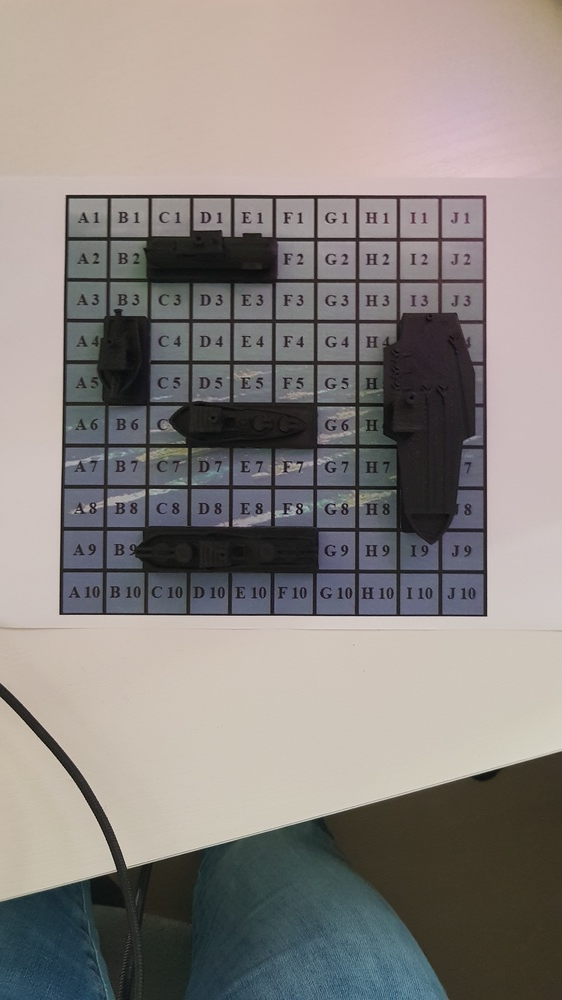
#> input picture field_detection/boot1.jpg, 562 x 1000 px, shrunk from 1440 x 2560 before the run
$ python -i editor.py   (imports and definitions only)
#> lines starting #> are read from the running program, lines starting #| are printed output that depends on the picture; after the words box and inside, x2 and y2 are one past the last pixel; in counts of white or black regions, pixels touching at a corner belong together
#> further down, picture is the input picture: shape (1000, 562, 3); mean B, G, R 128.4, 131.9, 138.2
import cv2

## IMAGE EDITOR ##

def EditImage(image):

    oldImage = image

    #Make Image Gray
    gray = cv2.cvtColor(image, cv2.COLOR_BGR2GRAY)
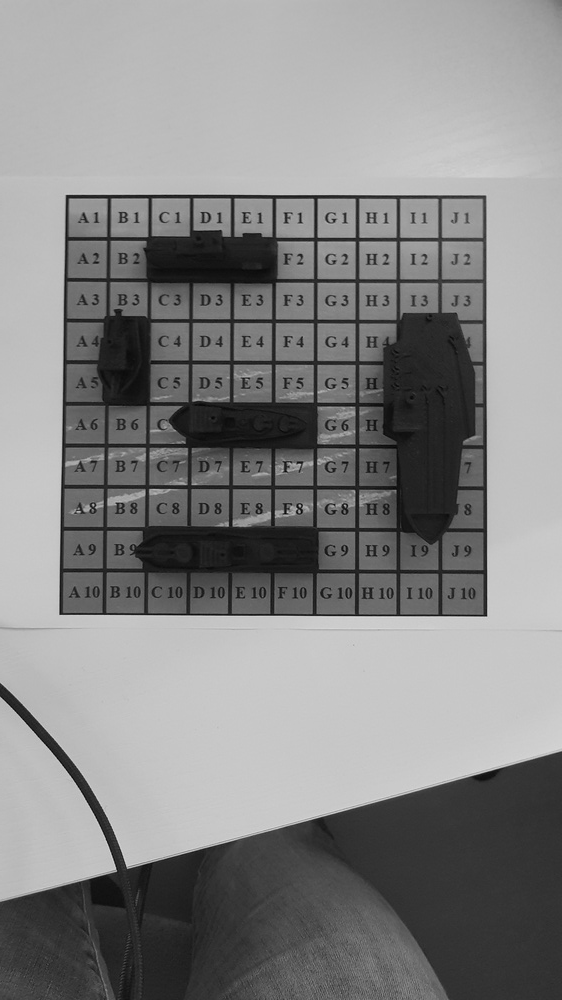
#> gray: shape (1000, 562); min 1, max 216, mean 133.4

    #Canny Edge Detection
    image = cv2.Canny(gray, 30, 200)
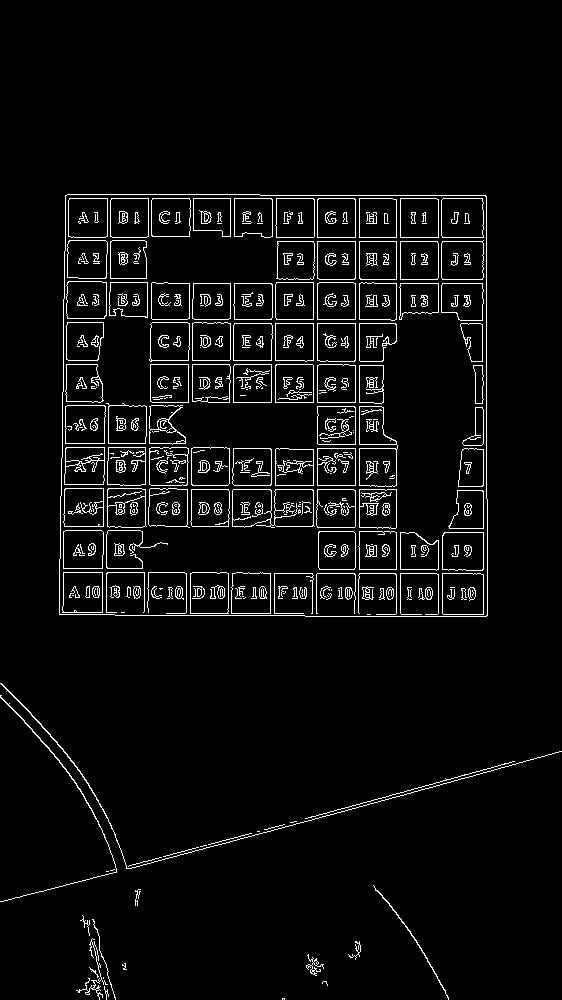
#> image: shape (1000, 562); 4.5% white in thin lines or dots, all inside (x1, y1, x2, y2) = (0, 194, 562, 1000)

    #Invert Image
    image = (255-image)

    #Threshold
    ret, thresh = cv2.threshold(image, 1, 255, cv2.THRESH_OTSU)
#> ret = 0

    countoursImage = thresh

    #Find Contours
    contours, heirarchy = cv2.findContours(countoursImage, cv2.RETR_TREE, cv2.CHAIN_APPROX_NONE)
#> contours = 2543 contours, 2107 with area under 20; largest, box (x1, y1, x2, y2) and area: (0, 0, 562, 1000) 559712, (316, 197, 357, 239) 1635, (316, 447, 357, 487) 1558, (358, 240, 398, 281) 1556, (318, 199, 355, 237) 1331

    cv2.drawContours(countoursImage, contours, -1, (0,255,0), 2)
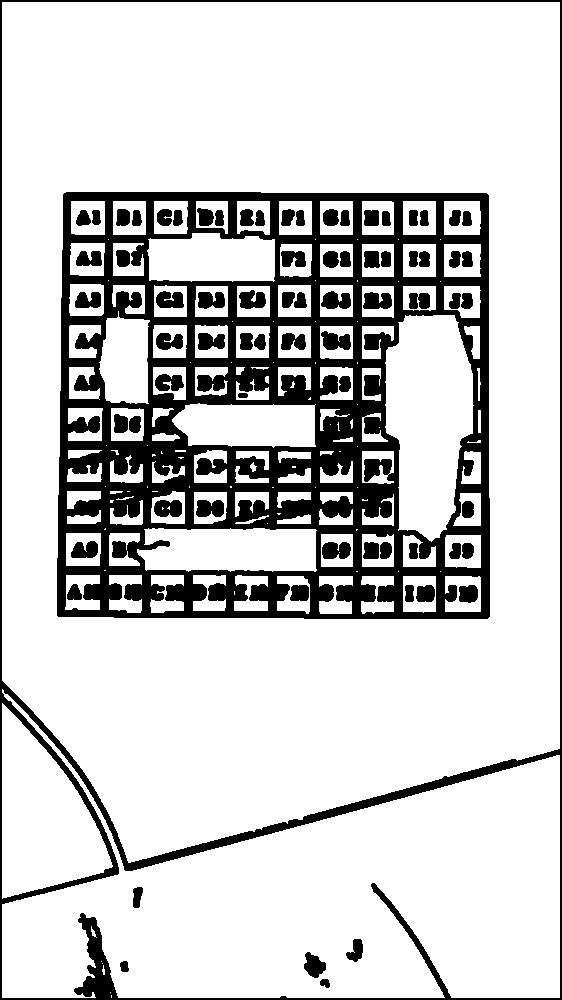
#> countoursImage: shape (1000, 562); 80.2% white; 75 black regions, largest, box (x1, y1, x2, y2) and area: (57, 192, 490, 619) 79622, (0, 0, 562, 1000) 15291, (321, 331, 351, 350) 411

    #Return Images
    return [{
        'name': 'old',
        'image': oldImage
    },
    {
        'name': 'new',
        'image': image,
    },
    {
        'name': 'contours',
        'image': countoursImage,
    }]

>>> import cv2
>>> picture = cv2.imread('field_detection/boot1.jpg')
>>> result = EditImage(picture)
#> result = 3 items

$ run again, on field_detection/boot2.jpg
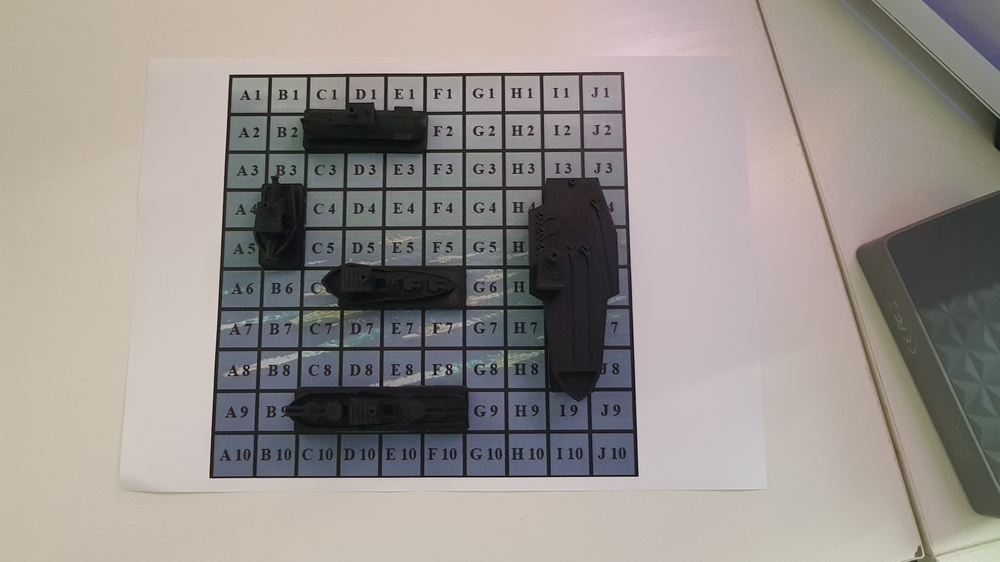
#> input picture field_detection/boot2.jpg, 1000 x 562 px, shrunk from 2560 x 1440 before the run
#> picture is the input picture: shape (562, 1000, 3); mean B, G, R 140.9, 145, 151.4
#> in EditImage, `image = cv2.Canny(gray, 30, 200)`:
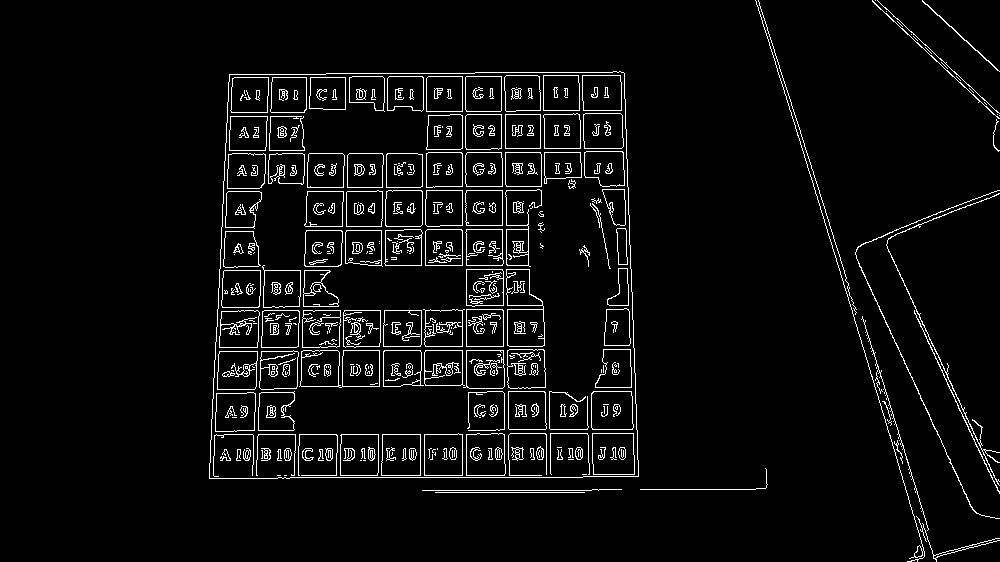
#> image: shape (562, 1000); 4.7% white in thin lines or dots, all inside (x1, y1, x2, y2) = (209, 0, 1000, 562)
#> ret = 0
#> contours = 3049 contours, 2512 with area under 20; largest, box (x1, y1, x2, y2) and area: (0, 0, 1000, 562) 559976, (465, 308, 505, 348) 1518, (504, 113, 542, 150) 1330, (467, 310, 503, 346) 1224, (506, 115, 540, 148) 1056
#> in EditImage, `cv2.drawContours(countoursImage, contours, -1, (0,255,0), 2)`:
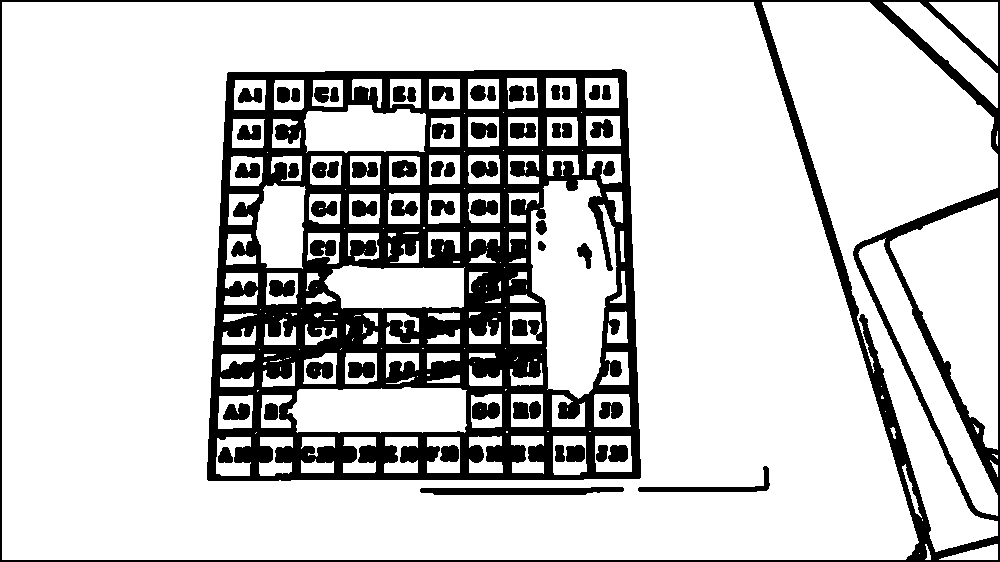
#> countoursImage: shape (562, 1000); 79.5% white; 62 black regions, largest, box (x1, y1, x2, y2) and area: (207, 69, 641, 481) 78348, (0, 0, 1000, 562) 20849, (420, 487, 624, 495) 1327
#> result = 3 items

$ run again, on field_detection/boot3.jpg
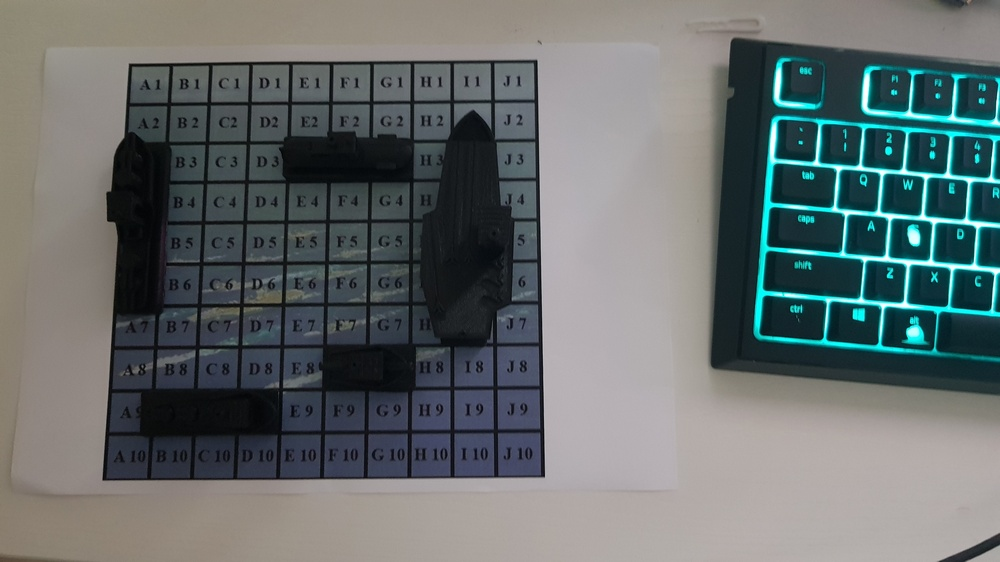
#> input picture field_detection/boot3.jpg, 1000 x 562 px, shrunk from 2560 x 1440 before the run
#> picture is the input picture: shape (562, 1000, 3); mean B, G, R 109.5, 109.6, 102.1
#> in EditImage, `image = cv2.Canny(gray, 30, 200)`:
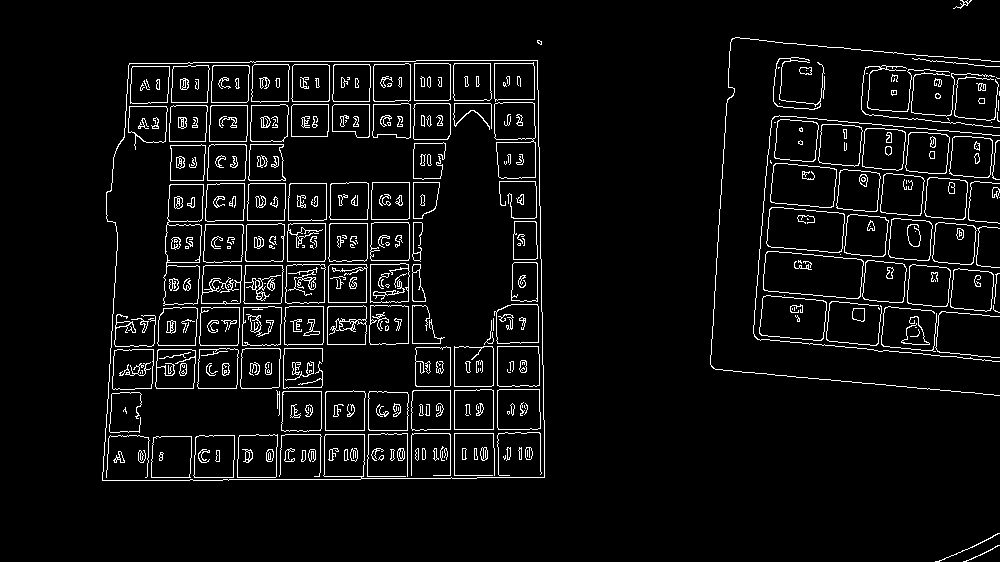
#> image: shape (562, 1000); 5.4% white in thin lines or dots, all inside (x1, y1, x2, y2) = (102, 0, 1000, 562)
#> ret = 0
#> contours = 2916 contours, 1928 with area under 20; largest, box (x1, y1, x2, y2) and area: (0, 0, 1000, 562) 560002, (255, 60, 417, 63) 320, (415, 59, 539, 91) 302, (323, 464, 452, 480) 282, (453, 389, 495, 431) 278
#> in EditImage, `cv2.drawContours(countoursImage, contours, -1, (0,255,0), 2)`:
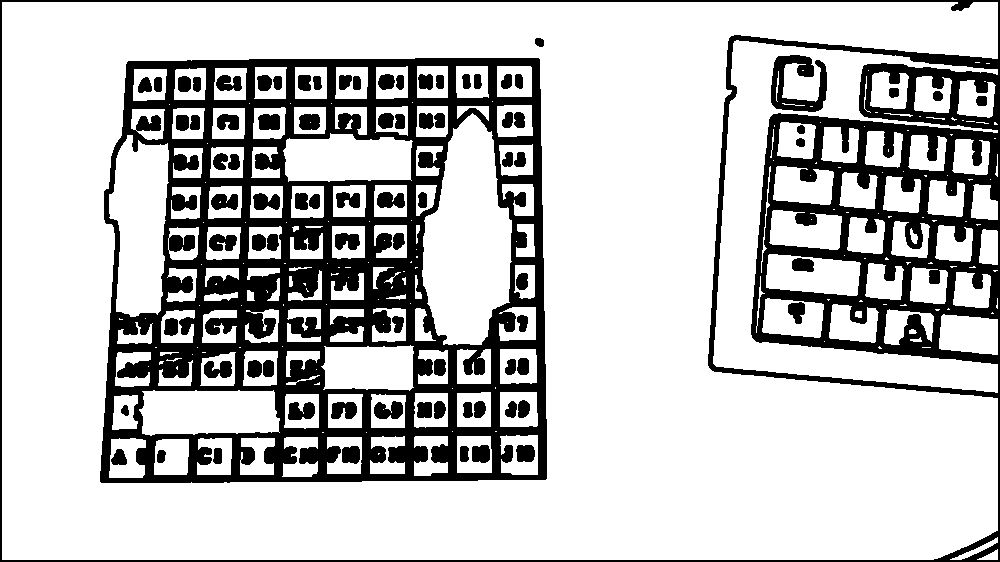
#> countoursImage: shape (562, 1000); 76% white; 84 black regions, largest, box (x1, y1, x2, y2) and area: (100, 58, 547, 483) 77009, (0, 0, 1000, 562) 40898, (771, 55, 827, 112) 1640
#> result = 3 items

$ run again, on field_detection/boot4.jpg
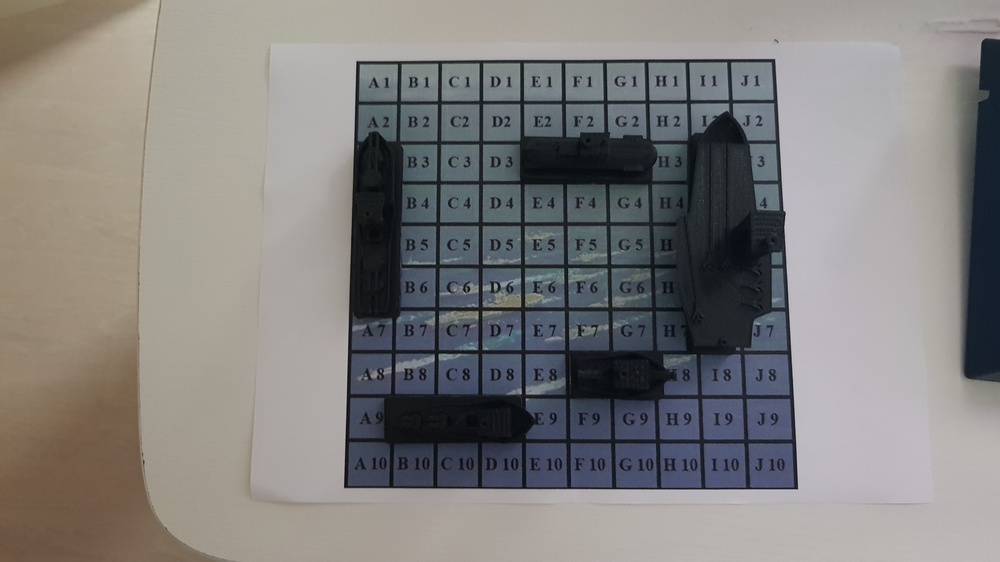
#> input picture field_detection/boot4.jpg, 1000 x 562 px, shrunk from 2560 x 1440 before the run
#> picture is the input picture: shape (562, 1000, 3); mean B, G, R 125.3, 127, 129.2
#> in EditImage, `image = cv2.Canny(gray, 30, 200)`:
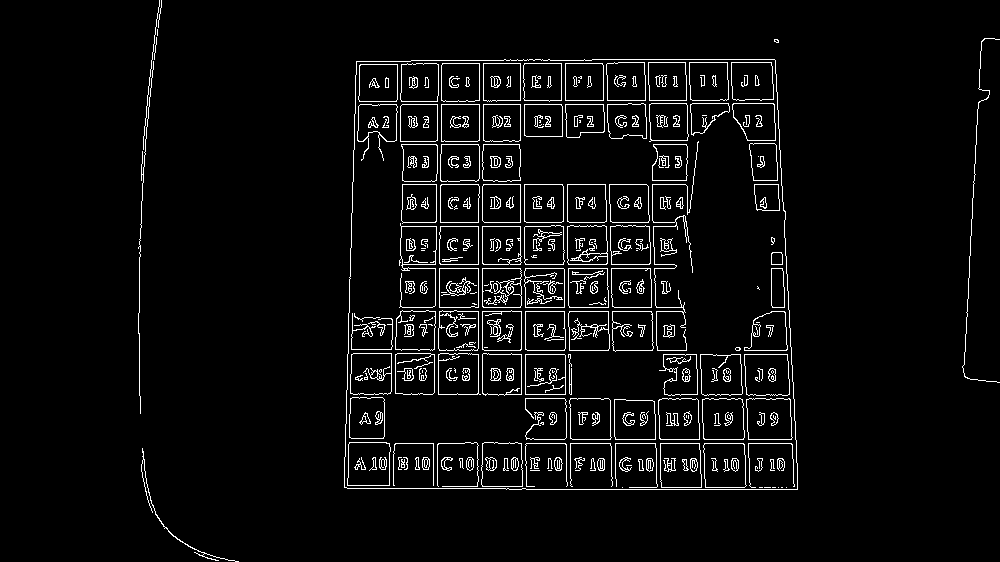
#> image: shape (562, 1000); 4.5% white in thin lines or dots, all inside (x1, y1, x2, y2) = (138, 0, 1000, 562)
#> ret = 0
#> contours = 2427 contours, 1818 with area under 20; largest, box (x1, y1, x2, y2) and area: (0, 0, 1000, 562) 560393, (525, 462, 799, 491) 596, (591, 58, 776, 61) 366, (524, 353, 567, 396) 324, (346, 487, 507, 490) 318
#> in EditImage, `cv2.drawContours(countoursImage, contours, -1, (0,255,0), 2)`:
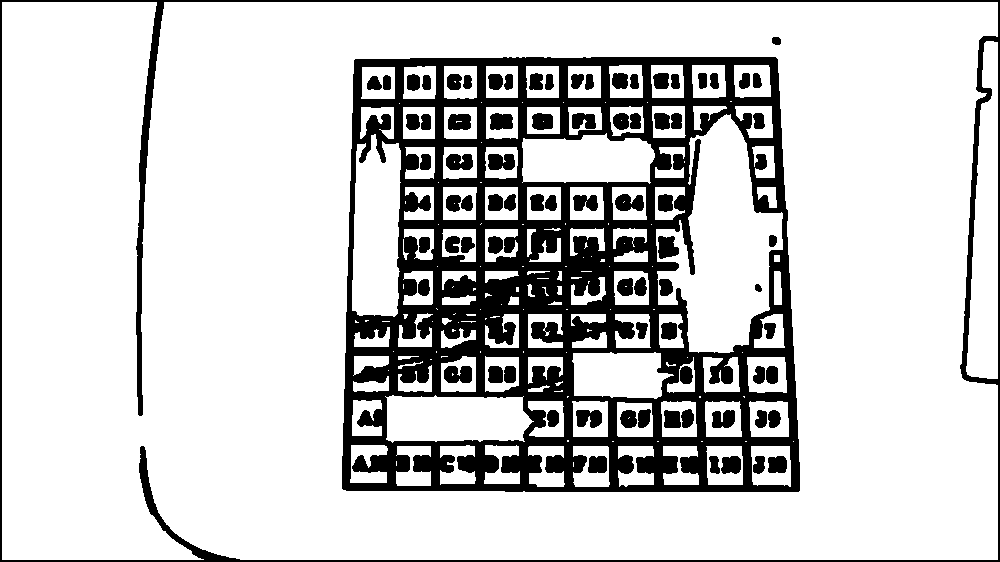
#> countoursImage: shape (562, 1000); 80.4% white; 80 black regions, largest, box (x1, y1, x2, y2) and area: (342, 57, 800, 492) 82564, (0, 0, 1000, 562) 11948, (444, 366, 472, 383) 407
#> result = 3 items
